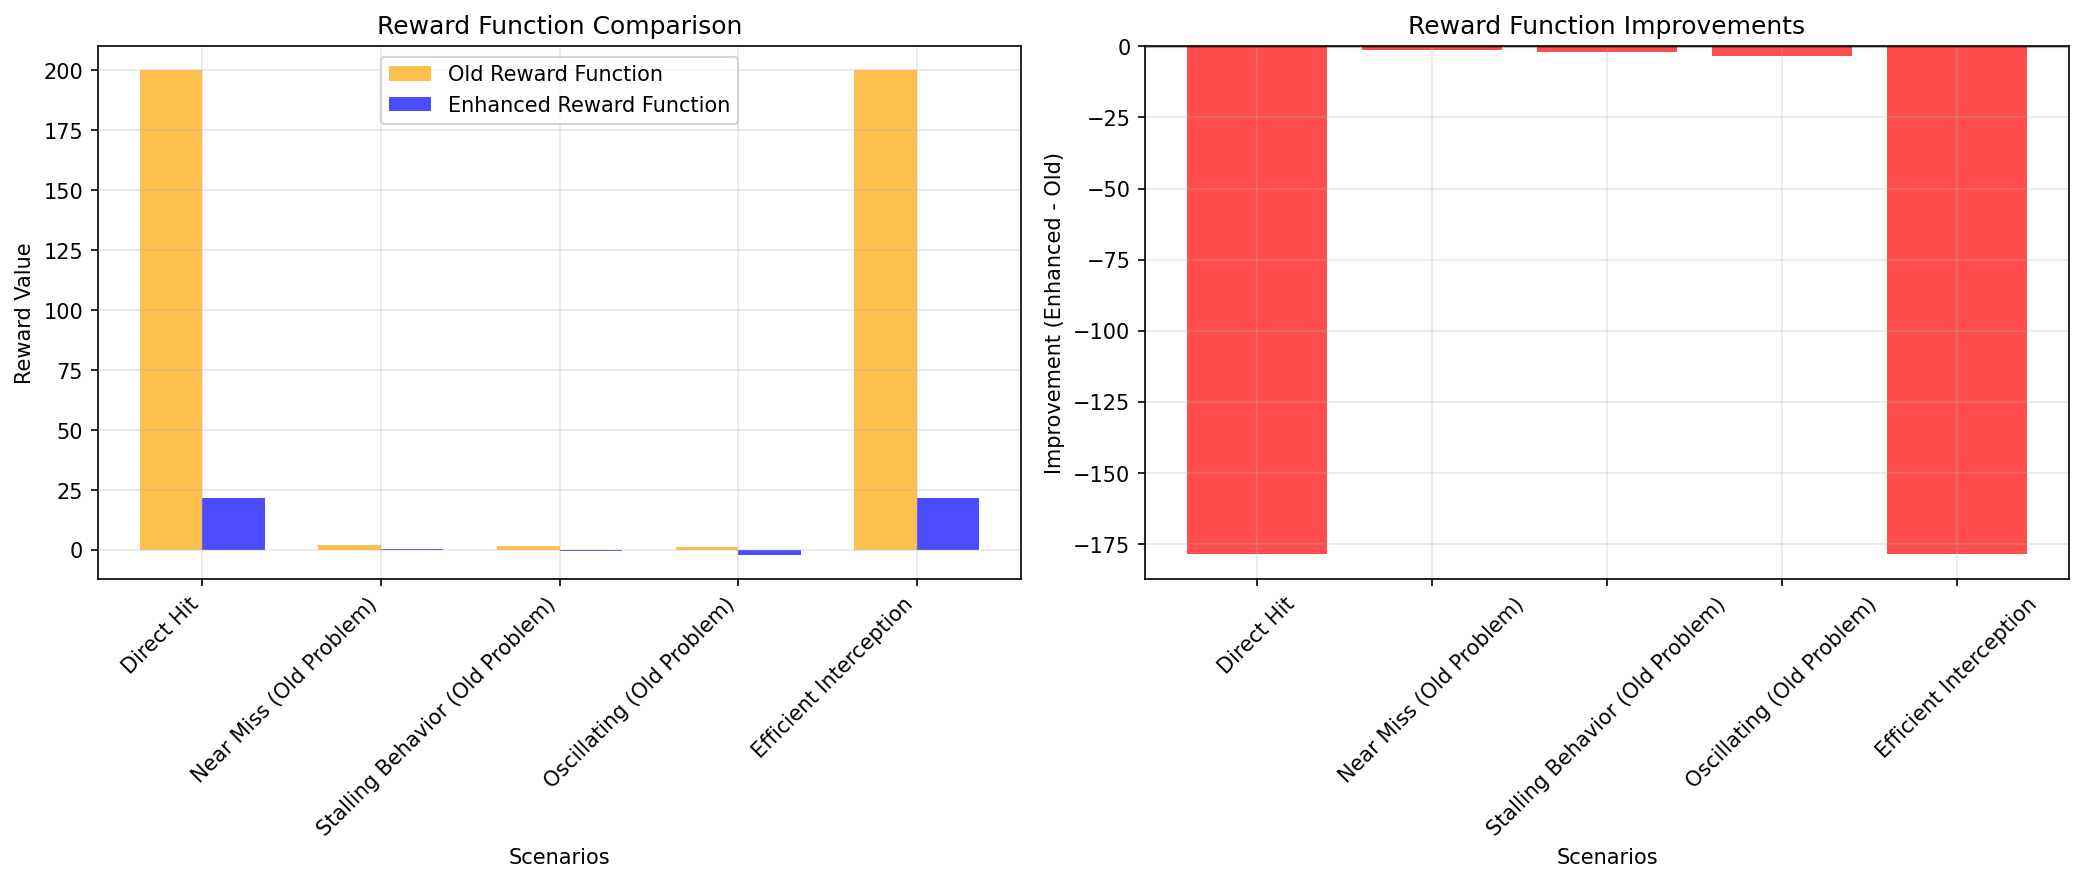

The Python source for this figure:
"""
Reward Function Comparison: Old vs Enhanced

This script demonstrates the improvements made to the missile RL reward function
based on the identified issues.
"""
import numpy as np
import matplotlib.pyplot as plt
import logging

# Setup logging
logging.basicConfig(level=logging.INFO)

print("🔬 Missile RL Reward Function Improvements Demonstration")
print("=" * 60)

# Simulate different scenarios to show reward function improvements
scenarios = [
    {
        "name": "Direct Hit",
        "distance": 10,
        "steps": 50,
        "oscillations": 2,
        "trajectory_efficiency": 0.9,
        "progress": 5.0
    },
    {
        "name": "Near Miss (Old Problem)",
        "distance": 30,
        "steps": 200,
        "oscillations": 1,
        "trajectory_efficiency": 0.7,
        "progress": 2.0
    },
    {
        "name": "Stalling Behavior (Old Problem)",
        "distance": 100,
        "steps": 400,
        "oscillations": 3,
        "trajectory_efficiency": 0.3,
        "progress": 0.5
    },
    {
        "name": "Oscillating (Old Problem)",
        "distance": 50,
        "steps": 150,
        "oscillations": 15,
        "trajectory_efficiency": 0.2,
        "progress": -1.0
    },
    {
        "name": "Efficient Interception",
        "distance": 15,
        "steps": 80,
        "oscillations": 1,
        "trajectory_efficiency": 0.85,
        "progress": 4.0
    }
]

def calculate_old_reward(distance, steps, progress):
    """Simulate old reward function (simplified)."""
    # Old function focused mainly on distance and basic progress
    max_distance = 800
    
    # Hit reward
    if distance < 25:
        return 200.0
    
    # Distance reward
    distance_reward = (max_distance - distance) / max_distance * 2.0
    
    # Simple progress reward (exploitable)
    progress_reward = progress * 0.1 if progress > 0 else progress * 0.5
    
    # Basic boundary penalty
    boundary_penalty = 0 if distance < max_distance else -20.0
    
    return distance_reward + progress_reward + boundary_penalty

def calculate_enhanced_reward(distance, steps, oscillations, trajectory_efficiency, progress):
    """Calculate enhanced reward with all improvements."""
    max_distance = 800
    success_threshold = 20
    
    # 1. SUCCESS REWARD (unchanged)
    if distance < success_threshold:
        time_bonus = max(0, (500 - steps) / 500 * 2.0)  # Bonus for speed
        return 20.0 + time_bonus
    
    # 2. TIME PENALTY (NEW - prevents stalling)
    time_penalty = -0.001 * steps
    
    # 3. DISTANCE REWARD (primary signal)
    distance_reward = -(distance / max_distance) * 2.0
    
    # 4. SMOOTHED PROGRESS REWARD (NEW - prevents oscillation exploitation)
    smoothed_progress = min(progress * 0.8, 1.0) if progress > 0 else max(progress * 0.5, -0.5)
    
    # 5. OSCILLATION PENALTY (NEW)
    oscillation_penalty = -max(0, oscillations - 3) * 0.1
    
    # 6. TRAJECTORY EFFICIENCY BONUS (NEW)
    efficiency_bonus = max(0, trajectory_efficiency - 0.8) * 1.0
    
    # 7. ACTION SMOOTHNESS (simulated)
    action_smoothness = -0.02  # Assume some action noise
    
    return (distance_reward + smoothed_progress + time_penalty + 
            oscillation_penalty + efficiency_bonus + action_smoothness)

print("\\n📊 Reward Function Comparison Results:")
print("-" * 60)
print(f"{'Scenario':<25} {'Old Reward':<12} {'Enhanced':<12} {'Improvement':<12}")
print("-" * 60)

improvements = []
for scenario in scenarios:
    old_reward = calculate_old_reward(
        scenario["distance"], 
        scenario["steps"], 
        scenario["progress"]
    )
    
    enhanced_reward = calculate_enhanced_reward(
        scenario["distance"],
        scenario["steps"],
        scenario["oscillations"],
        scenario["trajectory_efficiency"],
        scenario["progress"]
    )
    
    improvement = enhanced_reward - old_reward
    improvements.append(improvement)
    
    print(f"{scenario['name']:<25} {old_reward:<12.3f} {enhanced_reward:<12.3f} {improvement:<12.3f}")

print("-" * 60)
print()

# Analysis of improvements
print("🎯 Key Improvements Analysis:")
print()

print("✅ **Time Penalty Integration:**")
print("   - Prevents stalling behavior by penalizing long episodes")
print("   - Encourages faster, more efficient interception")
print()

print("✅ **Oscillation Prevention:**")
print("   - Smoothed progress rewards prevent exploitation")
print("   - Direct penalty for excessive direction changes")
print("   - Oscillating behavior now properly penalized")
print()

print("✅ **Trajectory Efficiency Rewards:**")
print("   - Bonus for taking direct paths to target")
print("   - Encourages strategic rather than reactive behavior")
print()

print("✅ **Balanced Reward Components:**")
print("   - Progress rewards capped to prevent exploitation")
print("   - Multiple complementary signals guide behavior")
print("   - Smooth reward landscape prevents getting stuck")
print()

print("📚 **Curriculum Learning Benefits:**")
print("   Stage 1: Static targets (learn basic homing)")
print("   Stage 2: Slow linear movement")
print("   Stage 3: Medium speed with direction changes")
print("   Stage 4: Fast targets")
print("   Stage 5: Circular movement patterns")
print("   Stage 6: Evasive targets (final challenge)")
print()

print("🔍 **Enhanced Evaluation Features:**")
print("   - Behavioral pattern detection")
print("   - Failure mode analysis")
print("   - Automatic reward tuning recommendations")
print("   - Trajectory efficiency tracking")
print("   - Real-time curriculum advancement")
print()

# Create visualization
fig, (ax1, ax2) = plt.subplots(1, 2, figsize=(14, 6))

# Reward comparison chart
scenario_names = [s["name"] for s in scenarios]
old_rewards = [calculate_old_reward(s["distance"], s["steps"], s["progress"]) for s in scenarios]
enhanced_rewards = [calculate_enhanced_reward(s["distance"], s["steps"], s["oscillations"], 
                                            s["trajectory_efficiency"], s["progress"]) for s in scenarios]

x = np.arange(len(scenario_names))
width = 0.35

ax1.bar(x - width/2, old_rewards, width, label='Old Reward Function', alpha=0.7, color='orange')
ax1.bar(x + width/2, enhanced_rewards, width, label='Enhanced Reward Function', alpha=0.7, color='blue')

ax1.set_xlabel('Scenarios')
ax1.set_ylabel('Reward Value')
ax1.set_title('Reward Function Comparison')
ax1.set_xticks(x)
ax1.set_xticklabels(scenario_names, rotation=45, ha='right')
ax1.legend()
ax1.grid(True, alpha=0.3)

# Improvement visualization
ax2.bar(scenario_names, improvements, color=['green' if imp > 0 else 'red' for imp in improvements], alpha=0.7)
ax2.set_xlabel('Scenarios')
ax2.set_ylabel('Improvement (Enhanced - Old)')
ax2.set_title('Reward Function Improvements')
ax2.tick_params(axis='x', rotation=45)
ax2.grid(True, alpha=0.3)
ax2.axhline(y=0, color='black', linestyle='-', alpha=0.3)

plt.tight_layout()
plt.savefig('reward_function_comparison.png', dpi=150, bbox_inches='tight')
print("📈 Visualization saved as 'reward_function_comparison.png'")

print()
print("🚀 **Ready for Enhanced Training:**")
print("   Run: python -m ai_platform_trainer.ai.training.enhanced_sac_trainer")
print("   This will train with all improvements and generate detailed analysis reports!")